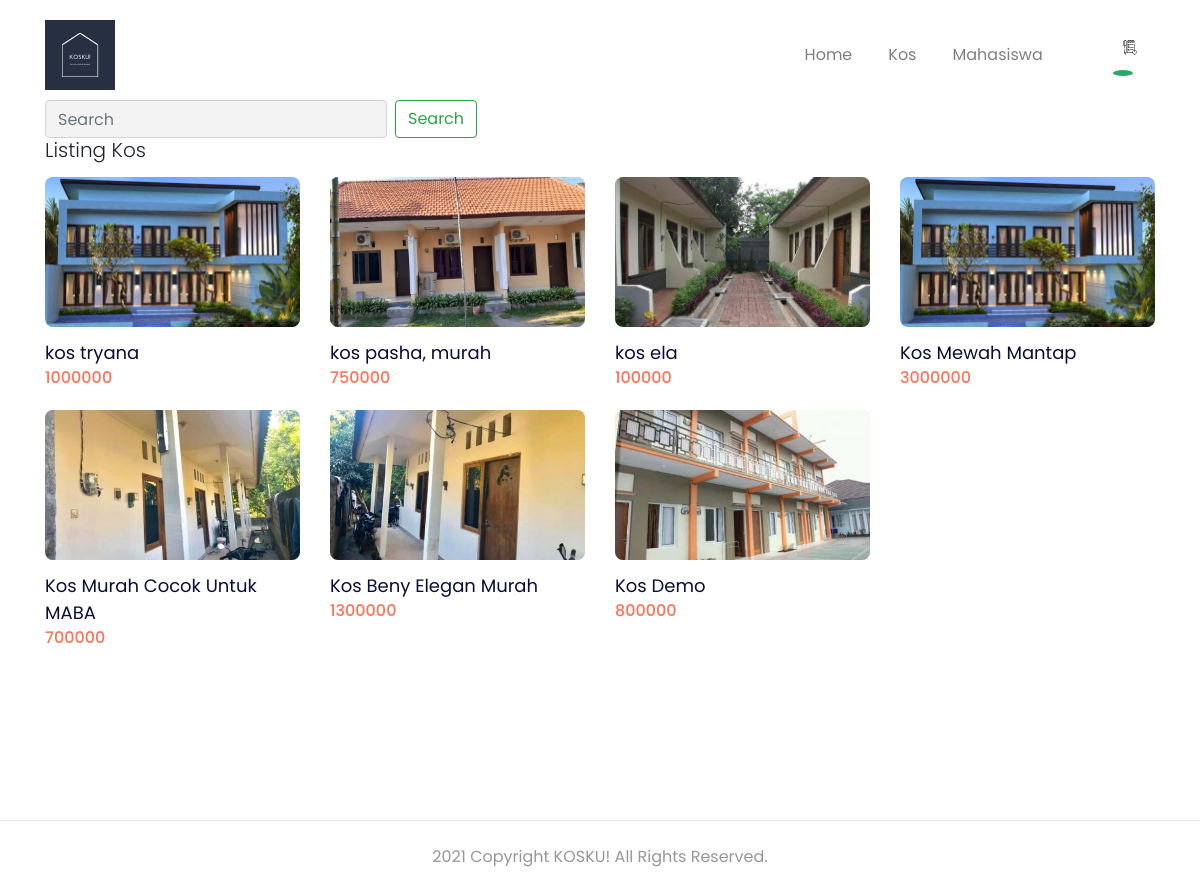
The page /kos.php (signed in) on the database its author committed.
### tables this page shows
CREATE TABLE `kos` (
  `id_kos` int(11) NOT NULL,
  `id_pemilik_kos` int(11) NOT NULL,
  `title` varchar(100) NOT NULL,
  `price` int(11) NOT NULL,
  `description` text NOT NULL,
  `id_location` int(11) NOT NULL
);

### functions.php (called while the page is built, shortened)
<?php
    $db = mysqli_connect("localhost", "root", "", "kosku");
    function query($query){
        global $db;
        $result = mysqli_query($db, $query);
        $rows = [];
        while($row = mysqli_fetch_assoc($result)){
            $rows[] = $row;
        }
        return $rows;
    }
?>

### template/_kos-searchlist.php (the view, shortened to what this page needs)
<section class="store-new-products">
        <div class="container">
        <form class="form-inline my-2 my-lg-0" method="post">
            <input class="form-control mr-sm-2" type="search" name="keyword" placeholder="Search" aria-label="Search">
            <button class="btn btn-outline-success my-2 my-sm-0" type="submit" name="search">Search</button>
          </form>
          <div class="row">
            <div class="col-12" data-aos="fade-up">
              <h5>Listing Kos</h5>
            </div>
          </div>
          <div class="row">
          <?php foreach ($kosdata as $rowkos) : ?>
            <div
              class="col-6 col-md-4 col-lg-3"
              data-aos="fade-up"
              data-aos-delay="100"
            >
              <a class="component-products d-block" href="details.php?id_kos=<?= $rowkos["id_kos"]; ?>">
                <div class="products-thumbnail">
                  <div
                    class="products-image"
                    style="
                      background-image: url('images/kos/<?php echo $rowkos['picture'];?>');
                    "
                  ></div>
                </div>
                <div class="products-text">
                  <?php echo $rowkos['title'];?>
                </div>
                <div class="products-price">
                  <?php echo $rowkos['price'];?>
                </div>
              </a>
            </div>
          <?php endforeach; ?>
          </div>
        </div>
      </section>

### rows shown on the page
kos: shows a picture, title "kos tryana", price "1000000"
kos: shows a picture, title "kos pasha, murah", price "750000"
kos: shows a picture, title "kos ela", price "100000"
kos: shows a picture, title "Kos Mewah Mantap", price "3000000"
kos: shows a picture, title "Kos Murah Cocok Untuk MABA", price "700000"
kos: shows a picture, title "Kos Beny Elegan Murah", price "1300000"
kos: shows a picture, title "Kos Demo", price "800000"
